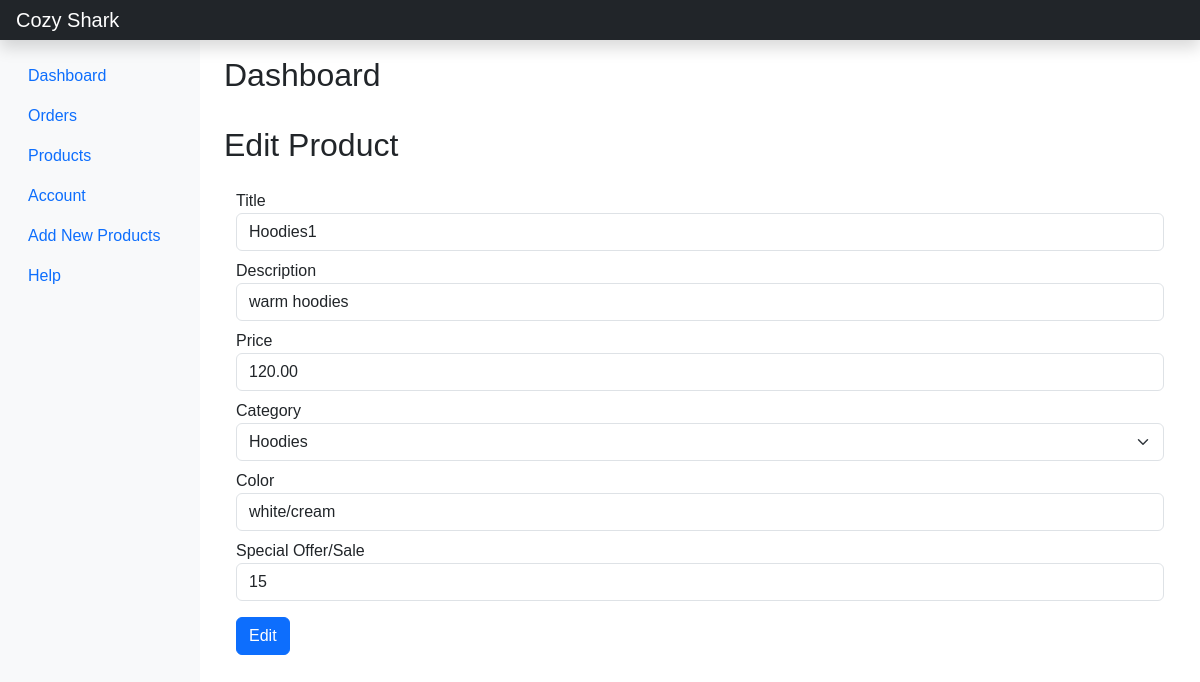
Page /admin/edit_product.php?product_id=1 on the earlier database version.
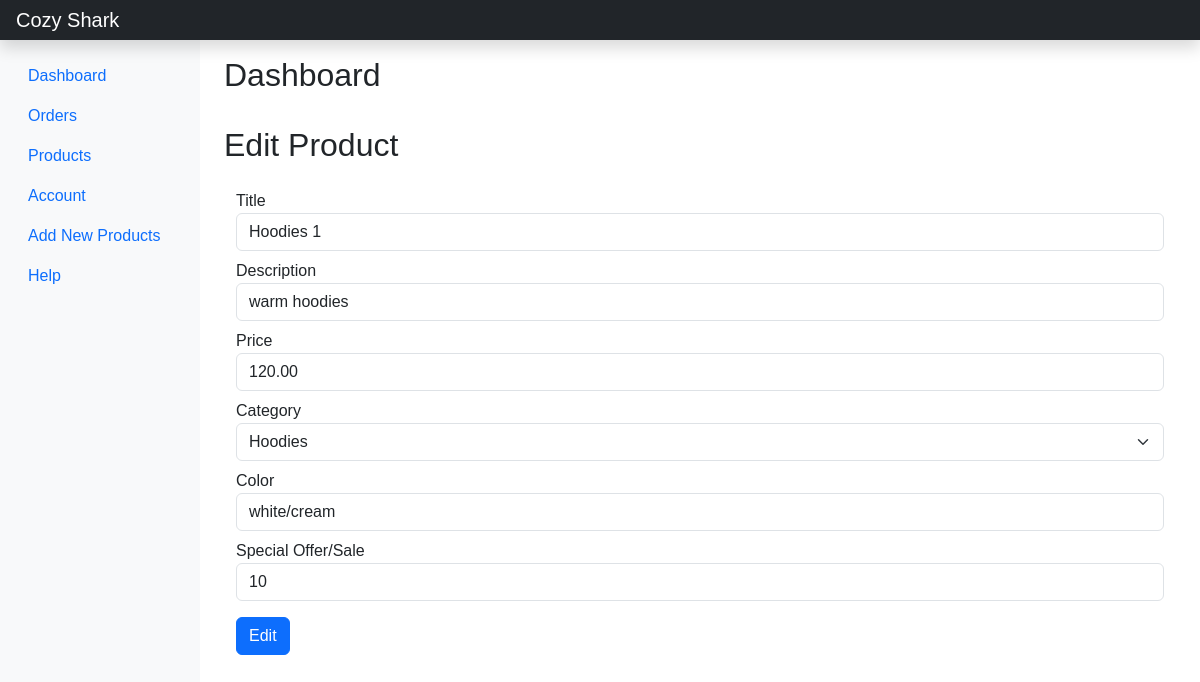
Same page on the later database version.
### tables this page shows
CREATE TABLE `products` (
  `product_id` int(11) NOT NULL,
  `product_name` varchar(100) NOT NULL,
  `product_category` varchar(100) NOT NULL,
  `product_description` varchar(255) NOT NULL,
  `product_image` varchar(255) NOT NULL,
  `product_image2` varchar(255) NOT NULL,
  `product_image3` varchar(255) NOT NULL,
  `product_image4` varchar(255) NOT NULL,
  `product_price` decimal(6,2) NOT NULL,
  `product_special_offer` int(2) NOT NULL,
  `product_color` varchar(100) NOT NULL
);

### admin/edit_product.php (the view, shortened to what this page needs)
<?php include('header.php'); ?>
<?php
if (isset($_GET['product_id'])) {
    $product_id = $_GET['product_id'];
    $stmt = $conn->prepare("SELECT * FROM products WHERE product_id = ?");
    $stmt->bind_param('i', $product_id);
    $stmt->execute();
    $products = $stmt->get_result();
} else if (isset($_POST['edit_btn'])) {
    $product_id = $_POST['product_id'];
    $title = $_POST['title'];
    $description = $_POST['description'];
    $price = $_POST['price'];
    $special_offer = $_POST['special_offer'];
    $color = $_POST['color'];
    $category = $_POST['category'];
    $stmt = $conn->prepare("UPDATE products SET product_name=?, product_description=?, product_price=?,
                                 product_special_offer=?, product_color=?, product_category=? WHERE product_id=?");
    $stmt->bind_param('ssssssi', $title, $description, $price, $special_offer, $color, $category, $product_id);
    if ($stmt->execute()) {
        header('Location: products.php?edit_success_message=Product has been added successfully!');
    } else {
        header('Location: products.php?edit_failure_message=There is an error. Please  try again.');
    }
} else {
    header('Location: products.php');
    exit();
}
?>
<div class="container-fluid">
    <div class="row" style="min-height: 1000px">
        <?php include('sidemenu.php'); ?>
        <main class="col-md-9 ms-sm-auto col-lg-10 px-md-4">
            <div class="d-flex justify-content-between flex-wrap flex-md-nowrap align-items-center pt-3 pb-2 mb-3">
                <h1 class="h2">Dashboard</h1>
            </div>
            <h2>Edit Product</h2>
            <div class="table-responsive">
                <div class="mx-auto container">
                    <form id="edit-form" enctype="multipart/form-data" method="POST" action="edit_product.php">
                        <div class="form-group mt-2">
                            <?php foreach ($products as $product) { ?>
                                <label>Title</label>
                                <input type="text" class="form-control" id="product_name" value="<?php echo htmlspecialchars($product['product_name']); ?>" name="title" placeholder="Title" required>
                        </div>
                        <div class="form-group mt-2">
                            <label>Description</label>
                            <input type="text" class="form-control" id="product_desc" value="<?php echo htmlspecialchars($product['product_description']); ?>" name="description" placeholder="Description" required>
                        </div>
                        <div class="form-group mt-2">
                            <label>Price</label>
                            <input type="text" class="form-control" id="product_price" value="<?php echo htmlspecialchars($product['product_price']); ?>" name="price" placeholder="Price" required>
                        </div>
                        <div class="form-group mt-2">
                            <label>Category</label>
                            <select class="form-select" required name="category">
                                <option value="hoodies" <?php if ($product['product_category'] == 'hoodies') echo 'selected'; ?>>Hoodies</option>
                            </select>
                        </div>
                        <div class="form-group mt-2">
                            <label>Color</label>
                            <input type="text" class="form-control" value="<?php echo htmlspecialchars($product['product_color']); ?>" id="product_color" name="color" placeholder="Color" required>
                        </div>
                        <div class="form-group mt-2">
                            <label>Special Offer/Sale</label>
                            <input type="number" class="form-control" value="<?php echo htmlspecialchars($product['product_special_offer']); ?>" id="product_special_offer" name="special_offer" placeholder="Special Offer" required>
                        </div>
                        <div class="form-group mt-3">
                            <input type="submit" class="btn btn-primary" name="edit_btn" value="Edit">
                        </div>
                    <?php } ?>
                    </form>
                </div>
            </div>
        </main>
    </div>
</div>

Differences in the rows shown:
changed products "warm hoodies": title "Hoodies1" → "Hoodies 1"; special_offer "15" → "10"
